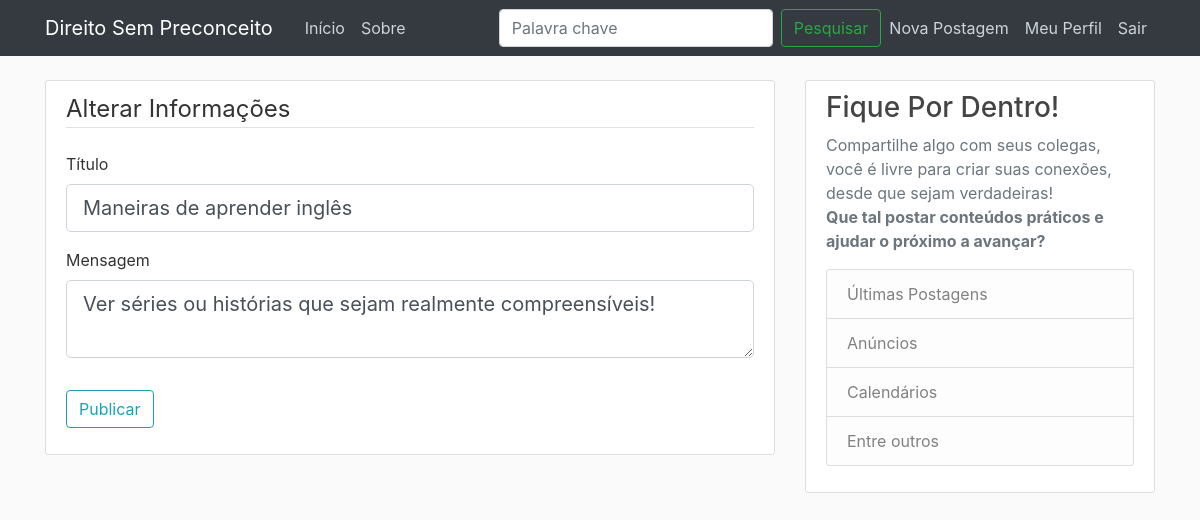
The app's page /post/8/update (signed in) with its own data.
### application/models.py (models this page shows, shortened)
class Post(db.Model):
    id = db.Column(db.Integer, primary_key=True)
    title = db.Column(db.String(100), nullable=False)
    date_posted = db.Column(db.DateTime, nullable=False,
                            default=datetime.now)
    content = db.Column(db.Text, nullable=False)
    user_id = db.Column(db.Integer, db.ForeignKey('user.id'), nullable=False)

### application/routes.py (the view)
@app.route("/post/<int:post_id>/update", methods=['GET', 'POST'])
@login_required
def update_post(post_id):
    post = Post.query.get_or_404(post_id)
    if post.author != current_user:
        abort(403)  # criar página de erro.
    form = PostForm()
    if form.validate_on_submit():
        post.title = form.title.data
        post.content = form.content.data
        db.session.commit()
        flash("Postagem atualizada com sucesso!", 'success')
        return redirect(url_for('post', post_id=post.id))
    elif request.method == 'GET':
        form.title.data = post.title
        form.content.data = post.content
    return render_template('posting.html',
                           title='Alterando Informações da Postagem',
                           form=form, legend='Alterar Informações')

### application/forms.py
class PostForm(FlaskForm):
    title = StringField('Título', validators=[
                        DataRequired(), Length(min=4, max=120)])
    content = TextAreaField('Mensagem', validators=[
                            DataRequired(), Length(min=20, max=10000)])
    submit = SubmitField('Publicar')

### application/models.py (called while the page is built)
@login_manager.user_loader
def load_user(user_id):
    return User.query.get(int(user_id))

### application/templates/posting.html (shortened to what this page needs)
{%extends "layout.html"%} {%block content%}
<div class="content-section">
  <form method="POST" action="">
    <fieldset class="form-group">
      <legend class="border-bottom mb-4">{{ legend }}</legend>
      <div class="form-group">
        {{form.title.label(class="form-control-label")}}
        {% if form.title.errors%}
        {{form.title(class="form-control form-control-lg is-invalid")}}
        <div class="invalid-feedback">
          {% for error in form.title.errors%}
          <span>{{ error }}</span>
          {% endfor %}
        </div>
        {% else %}
            {{form.title(class="form-control form-control-lg")}}
        {% endif%}
      </div>
      <div class="form-group">
        <div class="text-justify">
        {{form.content.label(class="form-control-label")}} {% if
        form.content.errors %}
        {{form.content(class="form-control form-control-lg is-invalid")}}
        <div class="invalid-feedback">
          {% for error in form.content.errors %}
                <span>{{ error }}</span>
          {% endfor %}
        </div>
        {% else %}
            {{form.content(class="form-control form-control-lg")}}
        {%endif %}
        </div>
      </div>
    </fieldset>
    <div class="form-group">{{form.submit(class="btn btn-outline-info")}}</div>
  </form>
</div>
{%endblock%}

### application/static/main.css (style rules this page uses)
body { background: #fafafa; color: #333333; margin-top: 5rem; }
.content-section { background: #ffffff; padding: 10px 20px; border: 1px solid #dddddd; border-radius: 3px; margin-bottom: 20px; }

### records on screen
Post: title "Maneiras de aprender inglês", content "Ver séries ou histórias que sejam realmente compreensíveis!"

### other values on screen
{{ legend }} "Alterar Informações"
